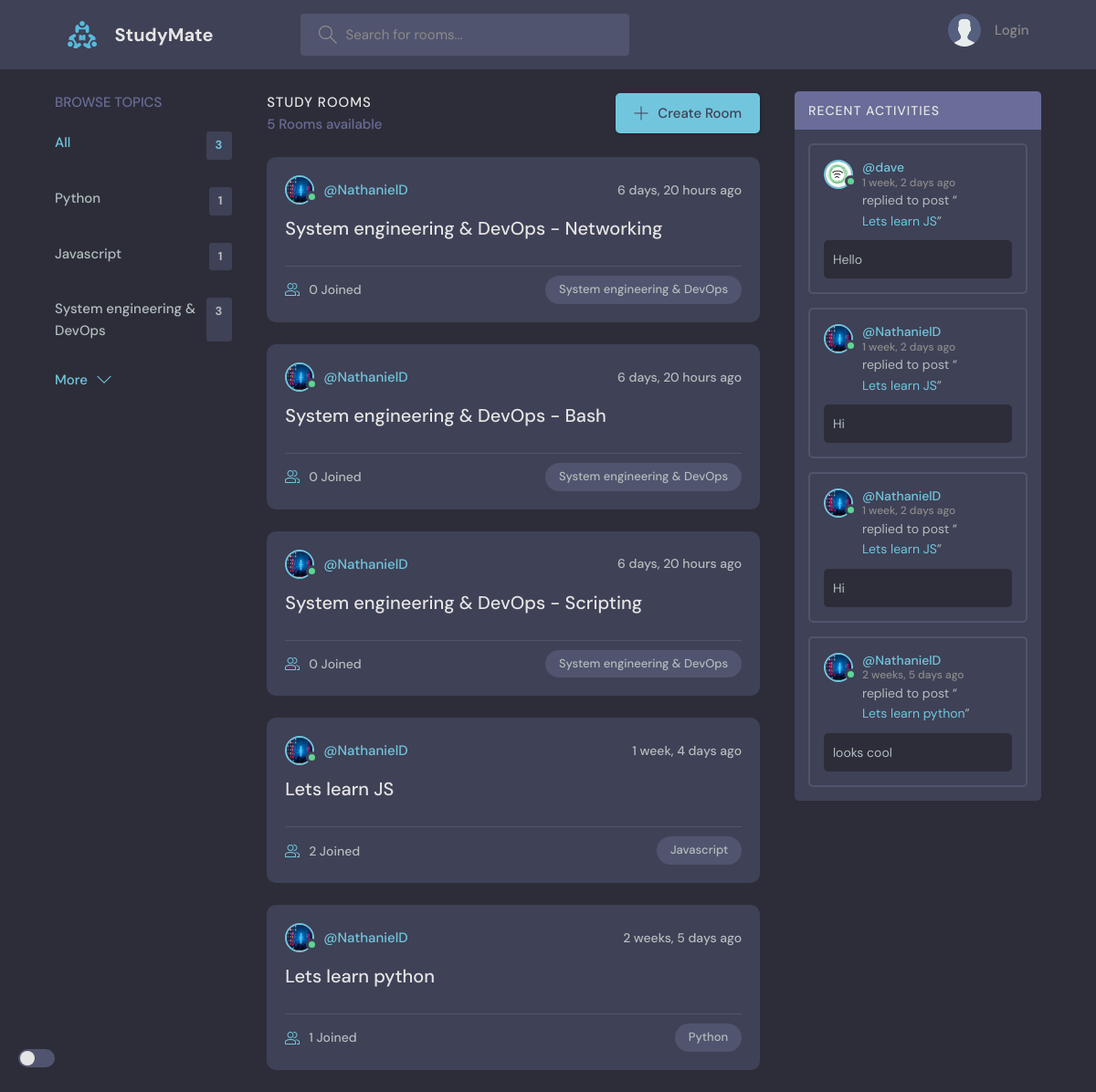
The page / on the database its author committed.
### base/models.py (models this page shows, shortened)
class Topic(models.Model):
    name = models.CharField(max_length=200)

class Room(models.Model):
    host = models.ForeignKey(User, on_delete=models.SET_NULL, null=True)
    topic = models.ForeignKey(Topic, on_delete=models.SET_NULL, null=True)
    name = models.CharField(max_length=200)
    participants = models.ManyToManyField(User, related_name = 'participants', blank=True)
    description = models.TextField(null=True, blank=True)
    updated = models.DateTimeField(auto_now=True)
    created = models.DateTimeField(auto_now_add=True)
    def __str__(self):
        return self.name
    class Meta:
    	ordering = ['-updated', '-created']

class User(AbstractUser):
    name = models.CharField(max_length=200, null=True)
    email = models.EmailField(unique=True, null=True)
    bio = models.TextField(null=True)
    avatar = models.ImageField(null=True, default='avatar.svg')
    USERNAME_FIELD = 'email'
    REQUIRED_FIELDS = []

class Message(models.Model):
    user = models.ForeignKey(User, on_delete=models.CASCADE)
    room = models.ForeignKey(Room, on_delete=models.CASCADE)
    body = models.TextField()
    updated = models.DateTimeField(auto_now=True)
    created = models.DateTimeField(auto_now_add=True)
    class Meta:
    	ordering = ['-updated', '-created']

### base/views.py (the view)
# urls.py: path('', views.home, name='home'),
def home(request):
    q = request.GET.get('q') if request.GET.get('q') != None else ''
    rooms = Room.objects.filter(Q(topic__name__icontains=q) |
                                Q(name__icontains=q) |
                                Q(description__icontains=q))
    topics = Topic.objects.all()[0:5]
    room_count = rooms.count()
    room_messages = Message.objects.filter(room__topic__name__icontains=q)
    context = {'rooms': rooms, 'topics': topics, 'room_count': room_count, 'room_messages': room_messages}
    return render(request, 'base/home.html', context)

### base/templates/base/home.html (shortened to what this page needs)
{% extends 'main.html' %}
{% block content %}
<main class="layout layout--3">
  <div class="container">
    {% include 'base/topics_component.html' %}
    <div class="roomList">
      <div class="roomList__header">
        <div>
          <h2>Study Rooms</h2>
          <p>{{room_count}} Rooms available</p>
        </div>
        <a class="btn btn--main" href="{% url 'create-room' %}">
          <svg version="1.1" xmlns="http://www.w3.org/2000/svg" width="32" height="32" viewBox="0 0 32 32">
            <title>add</title>
            <path
              d="M16.943 0.943h-1.885v14.115h-14.115v1.885h14.115v14.115h1.885v-14.115h14.115v-1.885h-14.115v-14.115z">
            </path>
          </svg>
          Create Room
        </a>
      </div>
      {% include 'base/feed_component.html' %}
    </div>
    {% include 'base/activity_component.html' %}
  </div>
</main>
{% endblock %}

### base/templates/base/topics_component.html
<div class="topics">
	<div class="topics__header">
	  <h2>Browse Topics</h2>
	</div>
	<ul class="topics__list">
	  <li>
		<a href="{% url 'home' %}" class="active">All <span>{{ topics.count }}</span></a>
	  </li>
	  {% for topic in topics %}
	  <li>
		 <a href="{% url 'home' %}?q={{topic.name}}">{{ topic.name }}<span>{{ topic.room_set.all.count }}</span></a>
		</li>
		{% endfor %}
	</ul>
	<a class="btn btn--link" href="{% url 'topics' %}">
	  More
	  <svg version="1.1" xmlns="http://www.w3.org/2000/svg" width="32" height="32" viewBox="0 0 32 32">
		<title>chevron-down</title>
		<path d="M16 21l-13-13h-3l16 16 16-16h-3l-13 13z"></path>
	  </svg>
	</a>
  </div>

### base/templates/base/feed_component.html (shortened to what this page needs)
{% for room in rooms %}
<div class="roomListRoom">
	<div class="roomListRoom__header">
	  <a href="{% url 'user-profile' room.host.id %}" class="roomListRoom__author">
		<div class="avatar avatar--small active">
		  <img src="{{ room.host.avatar.url }}" />
		</div>
		<span>@{{ room.host.username }}</span>
	  </a>
	  <div class="roomListRoom__actions">
		<span>{{ room.created | timesince }} ago</span>
	  </div>
	</div>
	<div class="roomListRoom__content">
	  <a href="{% url 'room' room.id %}">{{ room.name }}</a>
	</div>
	<div class="roomListRoom__meta">
	  <a href = "{% url 'room' room.id %}" class="roomListRoom__joined">
		{{ room.participants.all.count }} Joined
	  </a>
	  <p class="roomListRoom__topic">{{ room.topic.name }}</p>
	</div>
  </div>
{% endfor %}

### base/templates/base/activity_component.html (shortened to what this page needs)
<div class="activities">
	<div class="activities__header">
	  <h2>Recent Activities</h2>
	</div>
	{% for message in room_messages %}
	<div class="activities__box">
	  <div class="activities__boxHeader roomListRoom__header">
		<a href="{% url 'user-profile' message.user.id %}" class="roomListRoom__author">
		  <div class="avatar avatar--small active">
			<img src="{{ message.user.avatar.url }}" />
		  </div>
		  <p>
			@{{ message.user.username }}
			<span>{{ message.created|timesince }} ago</span>
		  </p>
		</a>
	  </div>
	  <div class="activities__boxContent">
		<p>replied to post “<a href="{% url 'room' message.room.id %}">{{ message.room }}</a>”</p>
		<div class="activities__boxRoomContent">
		  {{ message.body }}
		</div>
	  </div>
	</div>
	{% endfor %}
  </div>

### rows shown on the page
Topic: name "Python", room_set.all.count "1"
Topic: name "Javascript", room_set.all.count "1"
Topic: name "System engineering & DevOps", room_set.all.count "3"
Room: host.avatar (picture), host.username "NathanielD", created "6 days, 20 hours", name "System engineering & DevOps - Networking", participants.all.count "0", topic.name "System engineering & DevOps"
Room: host.avatar (picture), host.username "NathanielD", created "6 days, 20 hours", name "System engineering & DevOps - Bash", participants.all.count "0", topic.name "System engineering & DevOps"
Room: host.avatar (picture), host.username "NathanielD", created "6 days, 20 hours", name "System engineering & DevOps - Scripting", participants.all.count "0", topic.name "System engineering & DevOps"
Room: host.avatar (picture), host.username "NathanielD", created "1 week, 4 days", name "Lets learn JS", participants.all.count "2", topic.name "Javascript"
Room: host.avatar (picture), host.username "NathanielD", created "2 weeks, 5 days", name "Lets learn python", participants.all.count "1", topic.name "Python"
Message: user.avatar (picture), user.username "dave", created "1 week, 2 days", room "Lets learn JS", body "Hello"
Message: user.avatar (picture), user.username "NathanielD", created "1 week, 2 days", room "Lets learn JS", body "Hi"
Message: user.avatar (picture), user.username "NathanielD", created "1 week, 2 days", room "Lets learn JS", body "Hi"
Message: user.avatar (picture), user.username "NathanielD", created "2 weeks, 5 days", room "Lets learn python", body "looks cool"

### other values the page prints
{{ topics.count }} "3"
{{ room_count }} "5"
